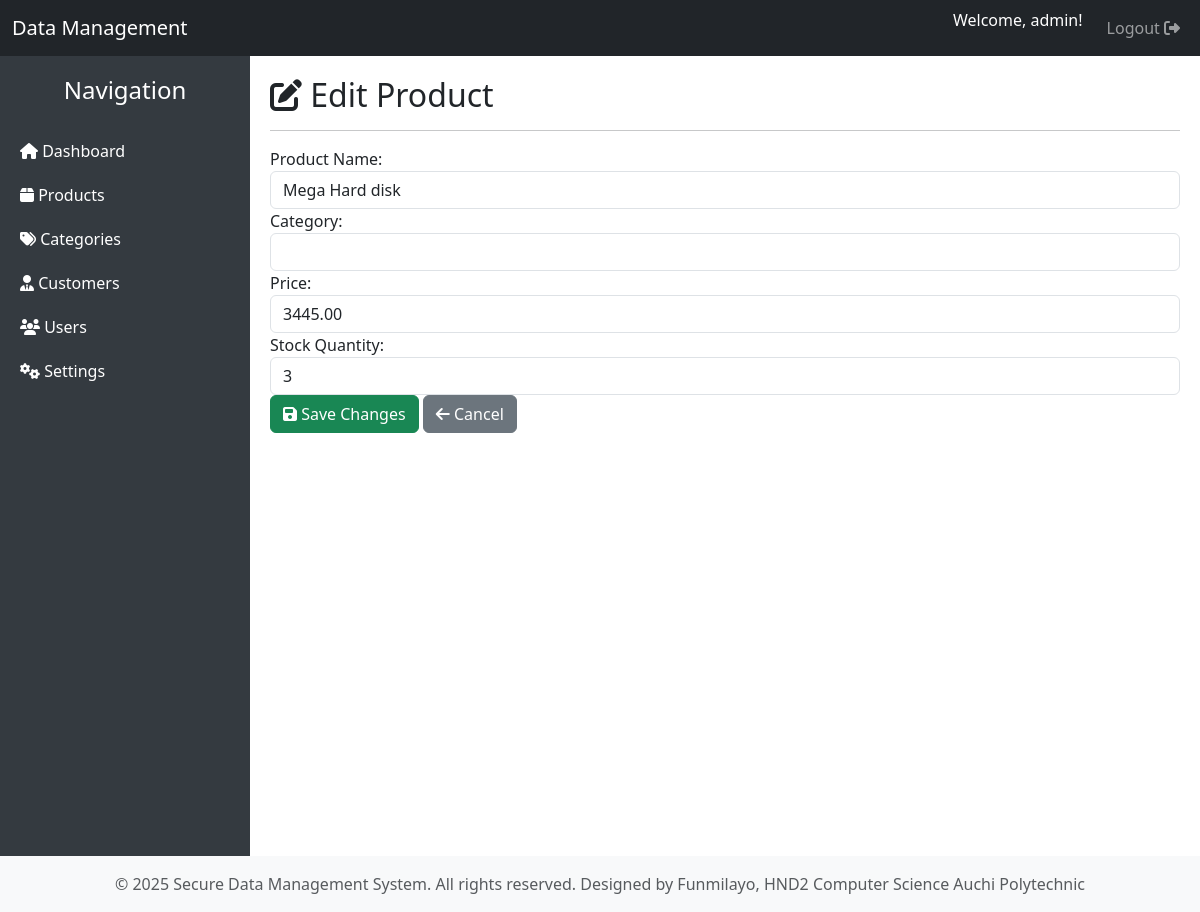
Screenshot of /product_edit.php?id=2 (signed in) with the database file from the repository.
### tables this page shows
CREATE TABLE `products` (
  `product_id` int(11) NOT NULL,
  `product_name` varchar(255) NOT NULL,
  `price` decimal(10,2) NOT NULL,
  `stock` int(11) NOT NULL DEFAULT 0,
  `created_at` timestamp NOT NULL DEFAULT current_timestamp(),
  `updated_at` timestamp NOT NULL DEFAULT current_timestamp() ON UPDATE current_timestamp(),
  `category_id` int(11) NOT NULL
);

### data_functions.php (called while the page is built, shortened)
<?php
function getProductById($conn, $id) {
    $stmt = $conn->prepare("SELECT * FROM products WHERE product_id = ?");
    $stmt->bind_param("i", $id);
    $stmt->execute();
    $result = $stmt->get_result();
    return $result->fetch_assoc();
}
?>

### product_edit.php (the view, shortened to what this page needs)
<?php
include 'includes/header.php';
require_once 'config/db.php';
require_once 'functions/data_functions.php';
$product = null;
if (isset($_GET['id'])) {
    $product_id = intval($_GET['id']);
    $product = getProductById($conn, $product_id);
} else {
    $_SESSION['message'] = 'Invalid request.';
    $_SESSION['message_type'] = 'danger';
    header('Location: products.php');
    exit();
}
?>
<h2><i class="fas fa-edit"></i> Edit Product</h2>
<hr>
<form action="product_edit_process.php" method="POST">
    <div class="form-group">
        <label for="product_name">Product Name:</label>
        <input type="text" class="form-control" id="product_name" name="product_name" value="<?php echo htmlspecialchars($product['product_name']); ?>" required>
    </div>
    <div class="form-group">
        <label for="category">Category:</label>
        <input type="text" class="form-control" id="category" name="category" value="<?php echo htmlspecialchars($product['category']); ?>" required>
    </div>
    <div class="form-group">
        <label for="price">Price:</label>
        <input type="number" step="0.01" class="form-control" id="price" name="price" value="<?php echo htmlspecialchars($product['price']); ?>" required>
    </div>
    <div class="form-group">
        <label for="stock">Stock Quantity:</label>
        <input type="number" class="form-control" id="stock" name="stock" value="<?php echo htmlspecialchars($product['stock']); ?>" required>
    </div>
    <button type="submit" class="btn btn-success"><i class="fas fa-save"></i> Save Changes</button>
    <a href="products.php" class="btn btn-secondary"><i class="fas fa-arrow-left"></i> Cancel</a>
</form>
<?php include 'includes/footer.php'; ?>

### header.php (style rules this page uses)
body { display: flex; min-height: 100vh; flex-direction: column; }

### rows the page displays
products: product_name "Mega Hard disk", price "3445.00", stock "3"

### other values shown
$_SESSION['username'] "admin"
